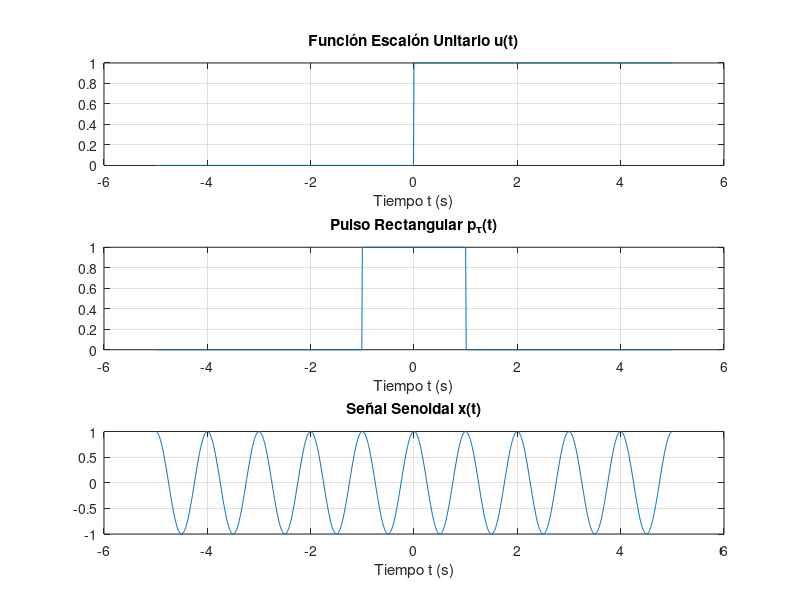
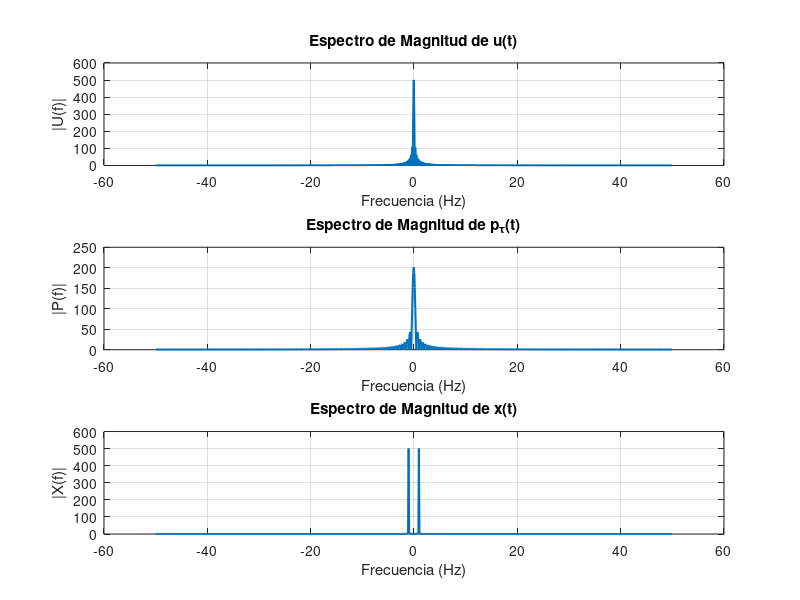
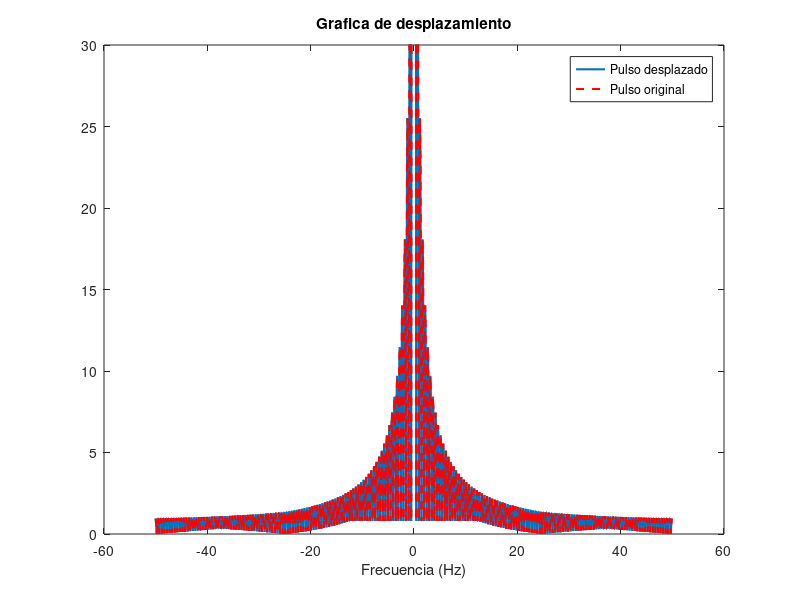
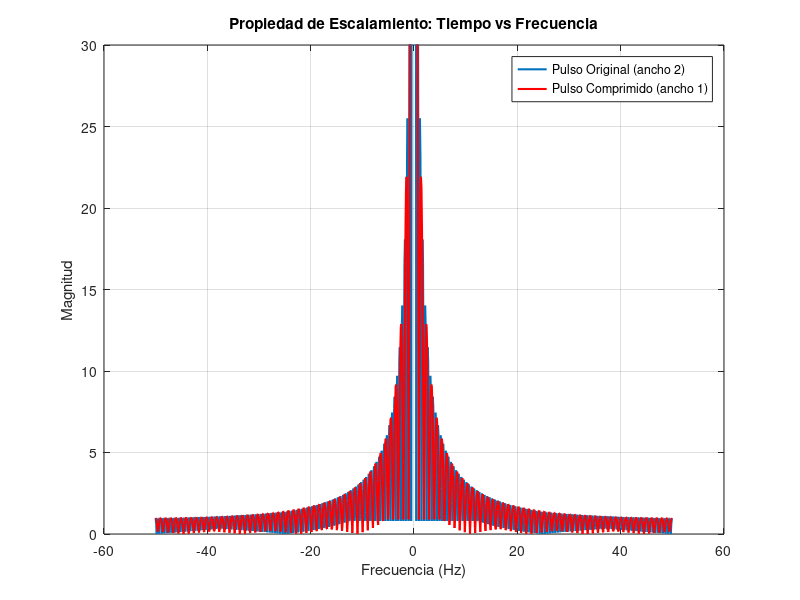

The MATLAB source for these figures, in order:
%======================================================================
%---ACTIVIDAD FORMATIVA 2: TRANSFORMADA DE FOURIER.---
%Ingeniero: Alfonso Rios Belmares
%Descripcion: Calculo y graficacion del espectro de magnitud de señales
%======================================================================

% 1. LIMPIEZA Y PREPARACION (Buena practica)
clear; clc; close all;

% 2. DEFINICION DE SEÑALES
t=-5:0.01:5;

u = t >= 0; %Funcion de escalon unitario

pulso = (t >= -1) & (t <= 1); %Funcion del pulso rectangular

x = 1 * cos((2 * pi*t)+ 0); %Funcion Senoidal

pulso_desp = (t >= 0) & (t <= 2);

%pulso_comp = (t >= -0.5) & (t <=0.5);

% 3. PARAMETROS PARA LA FFT
Fs = 1/0.01;
N=length(t);
f = (-N/2 : N/2-1) * (Fs/N);

% 4. CALCULO DE LA TRANSFORMADA DE FOURIER Y MAGNITUD

U_fft = fftshift(fft(u));
P_fft = fftshift(fft(pulso));
X_fft = fftshift(fft(x));
P_desp_fft = fftshift(fft(pulso_desp));



mag_U = abs(U_fft);
mag_P = abs(P_fft);
mag_X = abs(X_fft);
mag_P_desp = abs(P_desp_fft);


% 5. VISUALIZACION DEL DOMINIO DEL TIEMPO


figure(1);

subplot(3,1,1);  
plot(t,u);
title('Función Escalón Unitario u(t)');
xlabel('Tiempo t (s)'); 
grid on;

subplot(3,1,2);
plot(t,pulso);
title('Pulso Rectangular p_\tau(t)');
xlabel ('Tiempo t (s)');
grid on;

subplot(3,1,3);
plot(t,x);
title('Señal Senoidal x(t)');
xlabel('Tiempo t (s)');
grid on;

% 6. VISUALIZACION DE LA FRECUENCIA (FFT)

figure(2)

subplot(3,1,1);
plot(f,mag_U, 'LineWidth', 1.5);
title('Espectro de Magnitud de u(t)');
xlabel('Frecuencia (Hz)');
ylabel('|U(f)|');
grid on;

subplot(3,1,2);
plot(f,mag_P, 'LineWidth', 1.5);
title('Espectro de Magnitud de p_\tau(t)');
xlabel('Frecuencia (Hz)');ylabel('|P(f)|');
grid on;

subplot(3,1,3);
plot(f,mag_X, 'LineWidth', 1.5);
title('Espectro de Magnitud de x(t)');
xlabel('Frecuencia (Hz)');ylabel('|X(f)|');
grid on;

figure(3)
subplot(1,1,1)
plot(f,mag_P_desp, 'LineWidth', 1.5);
title('Grafica de desplazamiento');
xlabel('Frecuencia (Hz)');
hold on;
plot(f,mag_P, 'r--', 'LineWidth', 1.5');
legend('Pulso desplazado', 'Pulso original');
ylim([0 30]);


% 7. PROPIEDAD DE ESCALAMIENTO EN EL TIEMPO


% Pulso más angosto (de -0.5 a 0.5, duración = 1)
pulso_comp = (t >= -0.5) & (t <= 0.5); 

% Calculamos su FFT y magnitud
P_comp_fft = fftshift(fft(pulso_comp));
mag_P_comp = abs(P_comp_fft);

% Graficamos en una nueva figura para comparar
figure(4);
plot(f, mag_P, 'LineWidth', 1.5); hold on;       % Pulso original (ancho 2) en azul
plot(f, mag_P_comp, 'r', 'LineWidth', 1.5);      % Pulso comprimido (ancho 1) en rojo

title('Propiedad de Escalamiento: Tiempo vs Frecuencia');
xlabel('Frecuencia (Hz)'); 
ylabel('Magnitud');
legend('Pulso Original (ancho 2)', 'Pulso Comprimido (ancho 1)');
ylim([0 30]); % Recorte del eje Y
grid on;
